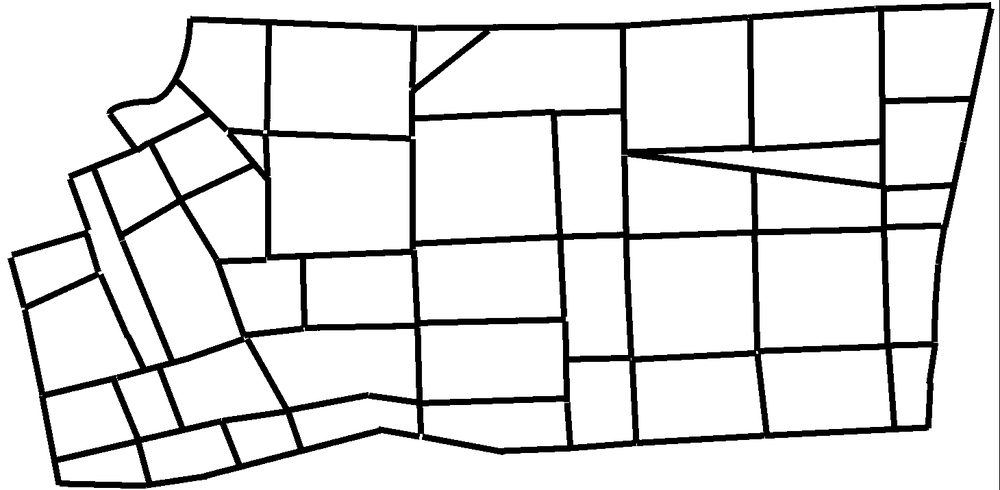
#> input picture example/pic7_bin.png, 1000 x 490 px, shrunk from 1460 x 715 before the run, found by its file name
$ python process_bin.py
#> lines starting #> are read from the running program, lines starting #| are printed output that depends on the picture; after the words box and inside, x2 and y2 are one past the last pixel; in counts of white or black regions, pixels touching at a corner belong together
import cv2
import collections
import numpy as np
np.set_printoptions(suppress=True)

scale = 326.2

bin = cv2.imread('pic7_bin.png', cv2.IMREAD_GRAYSCALE)
#> bin is the input picture: shape (490, 1000); min 0, max 255, mean 224.5
# print(bin)
maxx, maxy = bin.shape
#> maxx = 490; maxy = 1000

visited = set()
# return count, sumx, sumy
def dfs(x, y):
    if (x,y) in visited or bin[x][y]==0:
        return 0, 0, 0
    # print(x,y)
    q = collections.deque()
    q.append((x,y))
    visited.add((x, y))
    sumx, sumy = 0, 0
    all_cnt = 0

    while len(q)>0:
        tx, ty = q.popleft()
        sumx += tx
        sumy += ty
        all_cnt += 1
        for dir in [[0,-1],[-1,0],[0,1],[1,0]]:
            nextx, nexty = tx+dir[0], ty+dir[1]
            if nextx>=maxx or nexty>=maxy or nextx<0 or nexty<0 or (nextx, nexty) in visited or bin[nextx][nexty]==0:
                continue
            visited.add((nextx, nexty))
            q.append((nextx, nexty))

    return all_cnt, sumx, sumy


ans = []
for i in range(maxx):
    for j in range(maxy):
        cnt,x,y = dfs(i, j)
        if cnt!=0:
            ans.append([cnt, x/cnt, y/cnt])

real_area = ans[1:]

ori = cv2.imread("pic7.png")
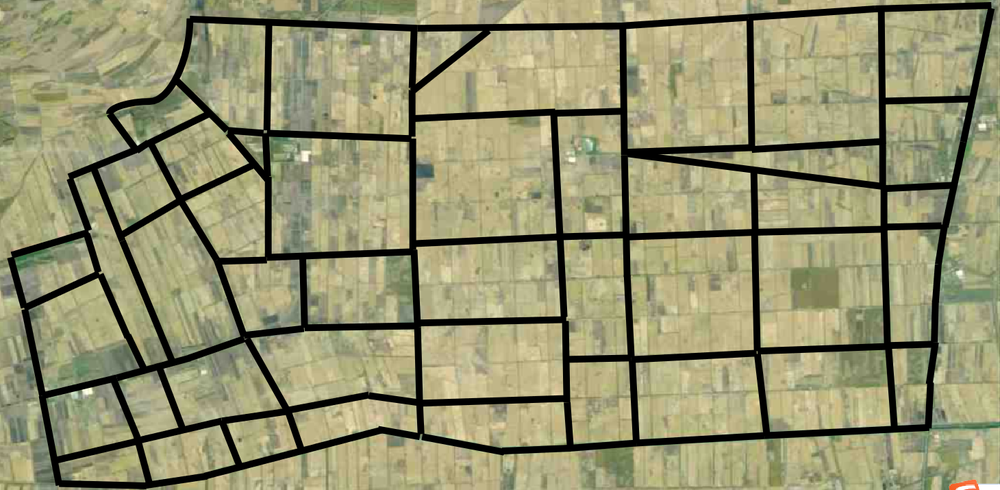
#> input picture example/pic7.png, 1000 x 490 px, shrunk from 1460 x 715 before the run, found by its file name
#> ori is the input picture: shape (490, 1000, 3); mean B, G, R 112, 147.4, 149
for idx, point in enumerate(real_area):
    cnt, x, y = point
    if cnt >= 300:
        cv2.circle(ori, (int(y), int(x)), 5, (0, 0, 255), -1)
        cv2.putText(ori, "point:{}".format(idx),(int(y)+10, int(x)-15),
            cv2.FONT_HERSHEY_SIMPLEX, 0.5, (0, 0, 255), 1)
        cv2.putText(ori, "{:.2f},{:.2f}".format(y,x),(int(y)+10, int(x)),
                    cv2.FONT_HERSHEY_SIMPLEX, 0.5, (0, 0, 255), 1)
        cv2.putText(ori, "area:{}".format(int(cnt*scale)),(int(y)+10, int(x)+15),
                    cv2.FONT_HERSHEY_SIMPLEX, 0.5, (0, 0, 255), 1)
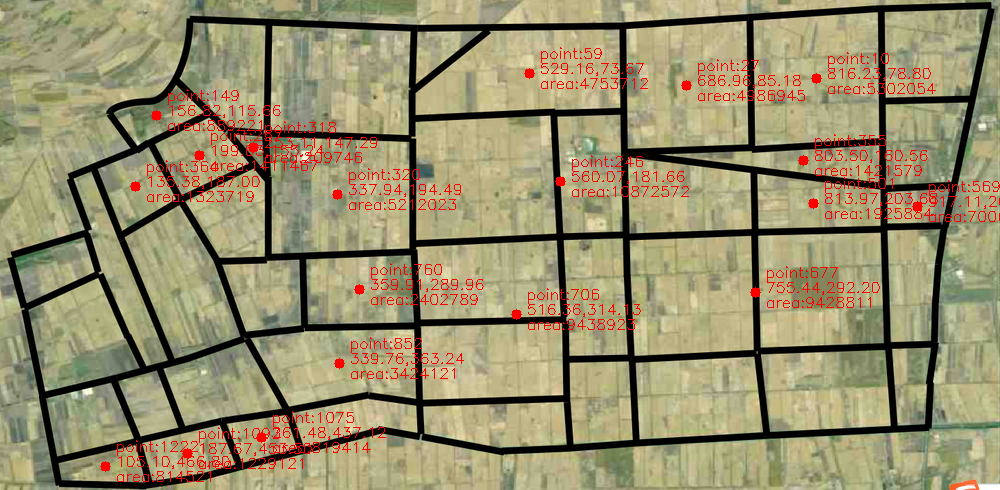
#> ori: shape (490, 1000, 3); 2.87% of pixels changed, all inside (x1, y1, x2, y2) = (100, 47, 1000, 482)
cv2.imwrite("pic7_final.png", ori)

for idx, data in enumerate(real_area):
    print(str(idx)+str(data))
